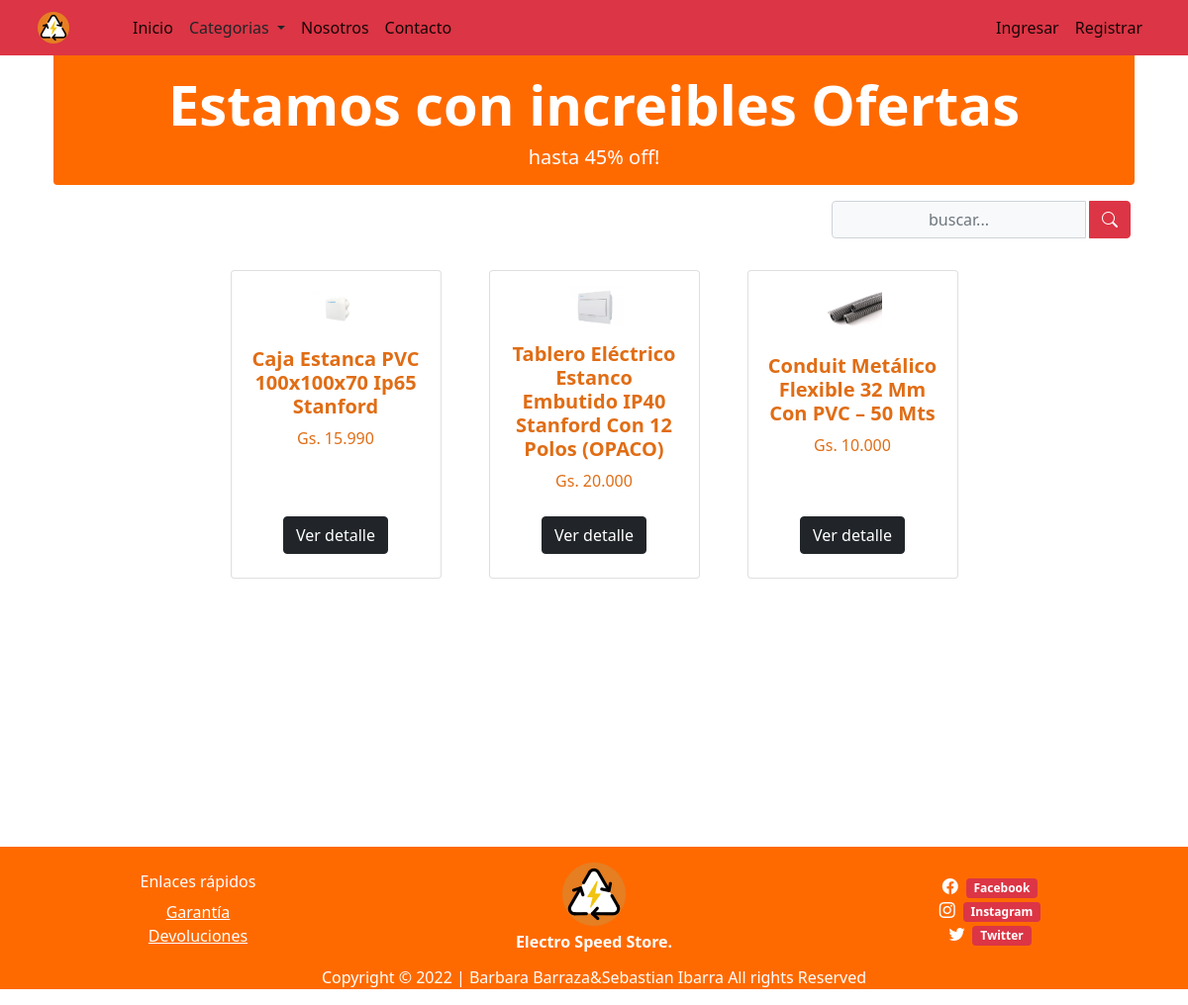
The page /productocategoria/13/ on the database its author committed.
### tienda/models.py (models this page shows, shortened)
class Productos(models.Model):
    nombre = models.CharField(max_length=100)
    imagen = models.ImageField(upload_to='imgproductos/%Y/%m/%d', blank=True)
    descripcion = models.CharField(max_length=500)
    precio = models.IntegerField()
    stock = models.IntegerField(null=True, default=0)
    categoria = models.ForeignKey(Categorias, on_delete=models.PROTECT)
    oferta = models.BooleanField(default=False)
    class Meta:
        db_table = 'productos'
        verbose_name = 'Producto'
        verbose_name_plural = 'Productos'
        ordering = ['id']

### tienda/views.py (the view)
# urls.py: path('productocategoria/<id>/', views.productoxCategoria, name='productocategoria'),
def productoxCategoria(request, id):
    busqueda = request.POST.get("buscador")
    lista_productos = Productos.objects.filter(categoria = id)
    if busqueda:
        lista_productos = Productos.objects.filter(
            Q(nombre__icontains=busqueda) |
            Q(descripcion__icontains=busqueda)
        ).distinct()
    data = {'entity': lista_productos}
    return render(request, 'index.html', data)

### tienda/context_processors.py (called while the page is built)
def extras(request):
	lista_categorias = Categorias.objects.all().order_by('nombre')
	return {'categorias':lista_categorias}

def importe_total_carro(request):
	total=0
	if request.user.is_authenticated:
		if "carro" in request.session:
			for key, value in request.session["carro"].items():
				total= total + int(value["precio"])
	return {"importe_total_carro":total}

### templates/index.html (shortened to what this page needs)
{% extends "layouts/tienda.html" %} {% load static %} {% block content %}
<div class="min-vh-100 d-flex flex-colum pb-3">
    <div class="container">
        <header class="bg-dark py-3 rounded-bottom animate__animated animate__zoomIn animate__delay-0.3s">
            <div class="text-center text-white ">
                <h1 class="display-4 fw-bolder animate__animated animate__bounceInDown animate__delay-0.4s">Estamos con increibles Ofertas</h1>
                <h4 class="lead fw-normal mb-0 animate__animated animate__rollIn animate__delay-0.7s">hasta 45% off!</h4>
            </div>
        </header>
        <div class="pt-3">
            <form class="d-flex d-md-inlne-block form-inline justify-content-end" method="POST" action="">
                <div class="input-group">
                    <input type="text" class="form-control bg-light border-1 small text-center" name="buscador" placeholder="buscar..." value="{{ request.POST.buscador }}">
                    <div class="input-group-append">
                        <button class="btn btn-danger mx-1" type="submit">
                    <i class="bi bi-search bi-sm"></i>
                </button>
                    </div>
                </div>
            </form>
        </div>
        <section class="py-2">
            <div class="container px-4 px-lg-5 mt-2 animate__animated animate__fadeIn animate__delay-0.3s">
                <div class="row gx-4 gx-lg-5 row-cols-2 row-cols-md-3 row-cols-xl-4 justify-content-center">
                    {% if entity %} {% for producto in entity %}
                    <div class="col my-3">
                        <div class="card h-100 text-center py-3">
                            {% if producto.imagen %}
                            <img class="mx-auto d-block img-fluid" src="{{ producto.imagen.url }}" alt="producto" width="60px%" /> {% else %}
                            <img class="card-img-top" src="https://dummyimage.com/450x300/dee2e6/6c757d.jpg" alt="sinImagen" /> {% endif %}
                            {% load humanize %}
                            <div class="card-body p-3">
                                <div class="text-center">
                                    <h5 class="fw-bolder">{{ producto.nombre }}</h5>
                                    Gs. {{ producto.precio | intcomma }}
                                </div>
                            </div>
                            <div class="card-footer p-2 pt-2 border-top-0 bg-transparent">
                                <div class="text-center">
                                    <a class="btn btn-dark mt-auto" href="{% url 'tienda:detalleproducto' producto.id %}">Ver detalle</a>
                                </div>
                            </div>
                        </div>
                    </div>
                    {% endfor %} {% else %}
                    <div class="text-center text-warning">
                        <h3> No se encontraron Productos!!</h3>
                    </div>
                    {% endif %}
                </div>
            </div>
        </section>
    </div>
</div>
{% endblock %}

### rows shown on the page
Productos: imagen (picture), nombre "Caja Estanca PVC 100x100x70 Ip65 Stanford", precio "15.990"
Productos: imagen (picture), nombre "Tablero Eléctrico Estanco Embutido IP40 Stanford Con 12 Polos (OPACO)", precio "20.000"
Productos: imagen (picture), nombre "Conduit Metálico Flexible 32 Mm Con PVC – 50 Mts", precio "10.000"
